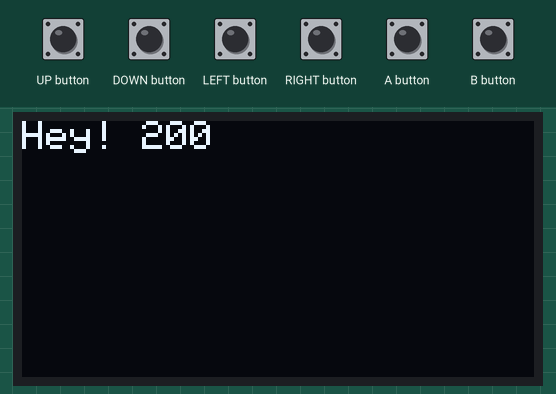
Recording of a sketch running on a simulated Arduboy, built with avr-gcc and run on an emulated ATmega32U4. Parts: 128×64 one-colour display. Inputs (shaded band) come from the test bench.

Above: at 1.2 s.
1.3 s: A button pressed for 0.15 s
At 2.2 s:
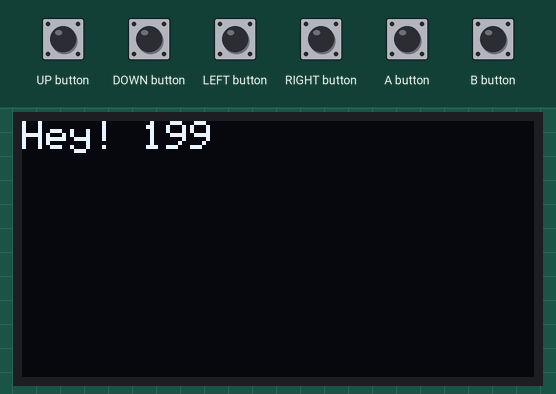
2.9 s: A button pressed for 1 s
Timing chart, 0 to 5.9 s (numbered marks = the images above; inputs shaded):
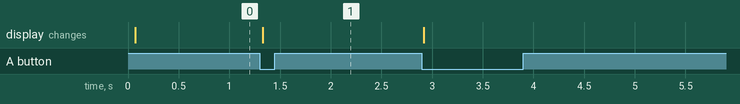

Measured:
- after the input at 1.3 s, the display: changes at once (image 1)

The sketch:

rpgboy.ino
```cpp
// See src/main.cpp
```

main.cpp
```cpp
#include <Arduboy2.h>

#define OK B_BUTTON
#define CANCEL A_BUTTON

#define DEV

Arduboy2 arduboy;
int counter = 200;

void setup()
{
#if defined(DEV)
  // Skip the boot logo to save time when developing
  arduboy.setFrameRate(15);
  arduboy.boot();
  arduboy.display();
  arduboy.flashlight();
  arduboy.systemButtons();
  arduboy.audio.begin();
  // arduboy.bootLogo();
  arduboy.waitNoButtons();
#else
  // This is a shortcut to run all the commands below
  arduboy.begin();
#endif
}

void update()
{
  arduboy.pollButtons();
  if (arduboy.justPressed(OK))
  {
    counter++;
  }
  else if (arduboy.justPressed(CANCEL))
  {
    counter--;
  }
}

void draw()
{
  arduboy.clear();
  arduboy.print("Hey! ");
  arduboy.print(counter);
  arduboy.display();
}

void loop()
{
  if (arduboy.nextFrame())
  {
    update();
    draw();
  }
}
```
